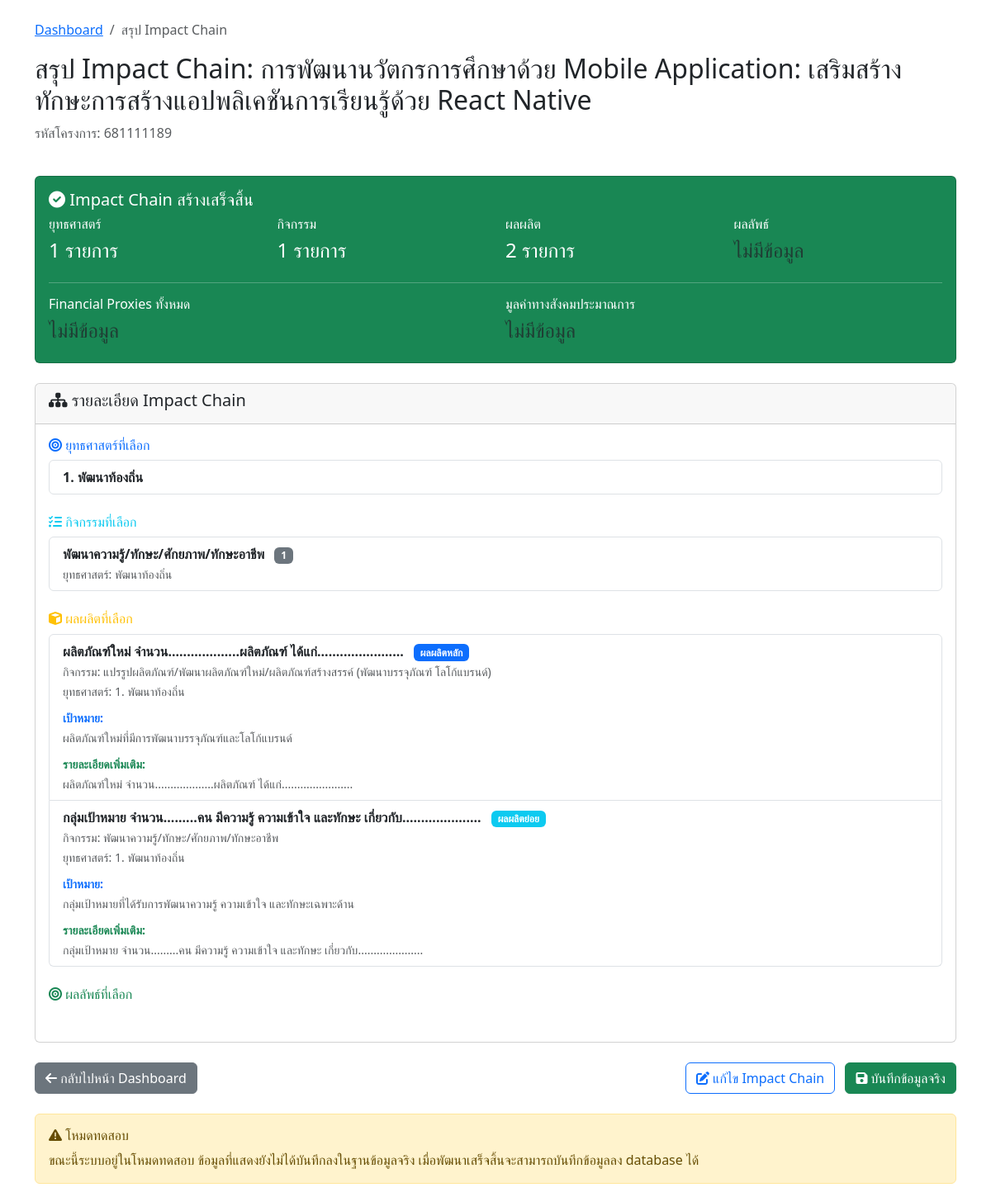
Page /impact-chain/summary.php?project_id=10 (signed in) on the committed database.
### tables this page shows
CREATE TABLE `projects` (
  `id` int(11) NOT NULL,
  `project_code` varchar(50) NOT NULL COMMENT 'รหัสโครงการ',
  `name` varchar(500) NOT NULL COMMENT 'ชื่อโครงการ',
  `description` text DEFAULT NULL COMMENT 'รายละเอียดโครงการ',
  `area` text DEFAULT NULL,
  `activities` text DEFAULT NULL,
  `target_group` text DEFAULT NULL,
  `objective` text DEFAULT NULL COMMENT 'วัตถุประสงค์โครงการ',
  `start_date` date DEFAULT NULL COMMENT 'วันที่เริ่มโครงการ',
  `end_date` date DEFAULT NULL COMMENT 'วันที่สิ้นสุดโครงการ',
  `budget` decimal(15,2) DEFAULT NULL COMMENT 'งบประมาณ',
  `organization` varchar(300) DEFAULT NULL COMMENT 'หน่วยงาน/องค์กร',
  `project_manager` varchar(200) DEFAULT NULL COMMENT 'ผู้จัดการโครงการ',
  `status` enum('incompleted','completed') DEFAULT 'incompleted' COMMENT 'สถานะโครงการ',
  `created_by` varchar(100) DEFAULT NULL COMMENT 'ผู้สร้าง',
  `created_at` timestamp NOT NULL DEFAULT current_timestamp(),
  `updated_at` timestamp NOT NULL DEFAULT current_timestamp() ON UPDATE current_timestamp(),
  `impact_chain_status` longtext DEFAULT NULL CHECK (json_valid(`impact_chain_status`)),
  `total_impact_chains` int(11) DEFAULT 0 COMMENT 'จำนวน Impact Chain ทั้งหมด',
  `current_chain_id` int(11) DEFAULT NULL COMMENT 'Impact Chain ที่กำลังทำอยู่'
);

CREATE TABLE `project_strategies` (
  `id` int(11) NOT NULL,
  `project_id` int(11) NOT NULL COMMENT 'รหัสโครงการ',
  `strategy_id` int(11) NOT NULL COMMENT 'รหัสยุทธศาสตร์',
  `created_by` varchar(100) DEFAULT NULL COMMENT 'ผู้สร้าง',
  `created_at` timestamp NOT NULL DEFAULT current_timestamp(),
  `updated_at` timestamp NOT NULL DEFAULT current_timestamp() ON UPDATE current_timestamp()
);

CREATE TABLE `strategies` (
  `strategy_id` int(11) NOT NULL,
  `strategy_code` varchar(50) NOT NULL,
  `strategy_name` varchar(255) NOT NULL,
  `description` text DEFAULT NULL,
  `created_at` timestamp NOT NULL DEFAULT current_timestamp()
);

CREATE TABLE `project_outputs` (
  `id` int(11) NOT NULL,
  `project_id` int(11) NOT NULL COMMENT 'รหัสโครงการ',
  `output_id` int(11) NOT NULL COMMENT 'รหัสผลผลิต',
  `chain_sequence` int(11) DEFAULT 1,
  `output_details` text NOT NULL COMMENT 'รายละเอียดเพิ่มเติมของผลผลิต',
  `created_by` varchar(100) DEFAULT NULL COMMENT 'ผู้สร้าง',
  `created_at` timestamp NOT NULL DEFAULT current_timestamp(),
  `updated_at` timestamp NOT NULL DEFAULT current_timestamp() ON UPDATE current_timestamp()
);

CREATE TABLE `outputs` (
  `output_id` int(11) NOT NULL,
  `activity_id` int(11) NOT NULL,
  `output_sequence` varchar(10) DEFAULT NULL,
  `output_description` text NOT NULL,
  `target_details` text DEFAULT NULL
);

CREATE TABLE `activities` (
  `activity_id` int(11) NOT NULL,
  `strategy_id` int(11) NOT NULL,
  `activity_code` varchar(20) NOT NULL,
  `activity_name` varchar(500) NOT NULL,
  `activity_description` text DEFAULT NULL
);

### impact-chain/summary.php (the view, shortened to what this page needs)
<?php
require_once '../config.php';
$project_id = isset($_GET['project_id']) ? (int)$_GET['project_id'] : 0;
$user_id = $_SESSION['user_id'];
$check_query = "SELECT * FROM projects WHERE id = ? AND created_by = ?";
$check_stmt = mysqli_prepare($conn, $check_query);
mysqli_stmt_bind_param($check_stmt, 'ii', $project_id, $user_id);
mysqli_stmt_execute($check_stmt);
$project_result = mysqli_stmt_get_result($check_stmt);
$project = mysqli_fetch_assoc($project_result);
$selected_strategies = [];
$selected_activity = null;
$selected_outputs = [];
$strategy_query = "SELECT ps.strategy_id, s.strategy_name
                   FROM project_strategies ps
                   JOIN strategies s ON ps.strategy_id = s.strategy_id
                   WHERE ps.project_id = ?";
$strategy_stmt = mysqli_prepare($conn, $strategy_query);
mysqli_stmt_bind_param($strategy_stmt, 'i', $project_id);
mysqli_stmt_execute($strategy_stmt);
$strategy_result = mysqli_stmt_get_result($strategy_stmt);
while ($strategy = mysqli_fetch_assoc($strategy_result)) {
    $selected_strategies[] = $strategy;
}
$activity_query = "SELECT pa.activity_id, a.activity_name, a.activity_code, a.activity_description, s.strategy_name
                   FROM project_activities pa
                   JOIN activities a ON pa.activity_id = a.activity_id
                   JOIN strategies s ON a.strategy_id = s.strategy_id
                   WHERE pa.project_id = ?";
$activity_stmt = mysqli_prepare($conn, $activity_query);
mysqli_stmt_bind_param($activity_stmt, 'i', $project_id);
mysqli_stmt_execute($activity_stmt);
$activity_result = mysqli_stmt_get_result($activity_stmt);
if (mysqli_num_rows($activity_result) > 0) {
    $selected_activity = mysqli_fetch_assoc($activity_result);
}
$output_query = "SELECT po.output_id, po.output_details, o.output_description, o.target_details, o.output_sequence, a.activity_name, s.strategy_name, s.strategy_id
                 FROM project_outputs po
                 JOIN outputs o ON po.output_id = o.output_id
                 JOIN activities a ON o.activity_id = a.activity_id
                 JOIN strategies s ON a.strategy_id = s.strategy_id
                 WHERE po.project_id = ?
                 ORDER BY o.output_sequence ASC, o.output_id ASC";
$output_stmt = mysqli_prepare($conn, $output_query);
mysqli_stmt_bind_param($output_stmt, 'i', $project_id);
mysqli_stmt_execute($output_stmt);
$output_result = mysqli_stmt_get_result($output_stmt);
while ($output = mysqli_fetch_assoc($output_result)) {
    $selected_outputs[] = $output;
}
?>
<!DOCTYPE html>
<html lang="th">
<head>
    <link href="https://cdn.jsdelivr.net/npm/bootstrap@5.3.0/dist/css/bootstrap.min.css" rel="stylesheet">
    <link href="https://cdnjs.cloudflare.com/ajax/libs/font-awesome/6.0.0/css/all.min.css" rel="stylesheet">
</head>
<body>
    <div class="container mt-4">
        <div class="row mb-4">
            <div class="col-12">
                <nav aria-label="breadcrumb">
                    <ol class="breadcrumb">
                        <li class="breadcrumb-item"><a href="../dashboard.php">Dashboard</a></li>
                        <li class="breadcrumb-item active">สรุป Impact Chain</li>
                    </ol>
                </nav>
                <h2>สรุป Impact Chain: <?php echo htmlspecialchars($project['name']); ?></h2>
                <p class="text-muted">รหัสโครงการ: <?php echo htmlspecialchars($project['project_code']); ?></p>
            </div>
        </div>
        <div class="row mb-4">
            <div class="col-12">
                <div class="card bg-success text-white">
                    <div class="card-body">
                        <h5 class="card-title"><i class="fas fa-check-circle"></i> Impact Chain สร้างเสร็จสิ้น</h5>
                        <div class="row">
                            <div class="col-md-3">
                                <h6>ยุทธศาสตร์</h6>
                                <h4><?php echo count($selected_strategies); ?> รายการ</h4>
                            </div>
                            <div class="col-md-3">
                                <h6>กิจกรรม</h6>
                                <h4><?php echo $selected_activity ? '1' : '0'; ?> รายการ</h4>
                            </div>
                            <div class="col-md-3">
                                <h6>ผลผลิต</h6>
                                <h4><?php echo count($selected_outputs); ?> รายการ</h4>
                            </div>
                            <div class="col-md-3">
                                <h6>ผลลัพธ์</h6>
                                <h4><span class="text-muted">ไม่มีข้อมูล</span></h4>
                            </div>
                        </div>
                        <hr>
                        <div class="row">
                            <div class="col-md-6">
                                <h6>Financial Proxies ทั้งหมด</h6>
                                <h4><span class="text-muted">ไม่มีข้อมูล</span></h4>
                            </div>
                            <div class="col-md-6">
                                <h6>มูลค่าทางสังคมประมาณการ</h6>
                                <h4><span class="text-muted">ไม่มีข้อมูล</span></h4>
                            </div>
                        </div>
                    </div>
                </div>
            </div>
        </div>
        <div class="row">
            <div class="col-12">
                <div class="card">
                    <div class="card-header">
                        <h5><i class="fas fa-sitemap"></i> รายละเอียด Impact Chain</h5>
                    </div>
                    <div class="card-body">
                        <div class="mb-4">
                            <h6 class="text-primary"><i class="fas fa-bullseye"></i> ยุทธศาสตร์ที่เลือก</h6>
                            <ul class="list-group">
                                <?php foreach ($selected_strategies as $strategy): ?>
                                    <li class="list-group-item">
                                        <strong><?php echo $strategy['strategy_id']; ?>. <?php echo htmlspecialchars($strategy['strategy_name']); ?></strong>
                                    </li>
                                <?php endforeach; ?>
                            </ul>
                        </div>
                        <div class="mb-4">
                            <h6 class="text-info"><i class="fas fa-tasks"></i> กิจกรรมที่เลือก</h6>
                            <?php if ($selected_activity): ?>
                                <ul class="list-group">
                                    <li class="list-group-item">
                                        <strong><?php echo htmlspecialchars($selected_activity['activity_name']); ?></strong>
                                        <span class="badge bg-secondary ms-2"><?php echo htmlspecialchars($selected_activity['activity_code']); ?></span>
                                        <br><small class="text-muted">ยุทธศาสตร์: <?php echo htmlspecialchars($selected_activity['strategy_name']); ?></small>
                                    </li>
                                </ul>
                            <?php else: ?>
                                <div class="alert alert-info">ยังไม่ได้เลือกกิจกรรม</div>
                            <?php endif; ?>
                        </div>
                        <div class="mb-4">
                            <h6 class="text-warning"><i class="fas fa-cube"></i> ผลผลิตที่เลือก</h6>
                            <?php if (!empty($selected_outputs)): ?>
                                <ul class="list-group">
                                    <?php foreach ($selected_outputs as $output): ?>
                                        <li class="list-group-item">
                                            <div class="d-flex justify-content-between align-items-start">
                                                <div class="flex-grow-1">
                                                    <strong><?php echo htmlspecialchars($output['output_description']); ?></strong>
                                                    <?php if ($output['output_sequence'] == 1): ?>
                                                        <span class="badge bg-primary ms-2">ผลผลิตหลัก</span>
                                                    <?php else: ?>
                                                        <span class="badge bg-info ms-2">ผลผลิตย่อย</span>
                                                    <?php endif; ?>
                                                    <br><small class="text-muted">กิจกรรม: <?php echo htmlspecialchars($output['activity_name']); ?></small>
                                                    <br><small class="text-muted">ยุทธศาสตร์: <?php echo $output['strategy_id']; ?>. <?php echo htmlspecialchars($output['strategy_name']); ?></small>
                                                    <?php if (!empty($output['target_details'])): ?>
                                                        <div class="mt-2">
                                                            <small class="text-primary"><strong>เป้าหมาย:</strong></small>
                                                            <br><small class="text-muted"><?php echo nl2br(htmlspecialchars($output['target_details'])); ?></small>
                                                        </div>
                                                    <?php endif; ?>
                                                    <?php if (!empty($output['output_details'])): ?>
                                                        <div class="mt-2">
                                                            <small class="text-success"><strong>รายละเอียดเพิ่มเติม:</strong></small>
                                                            <br><small class="text-muted"><?php echo nl2br(htmlspecialchars($output['output_details'])); ?></small>
                                                        </div>
                                                    <?php endif; ?>
                                                </div>
                                            </div>
                                        </li>
                                    <?php endforeach; ?>
                                </ul>
                            <?php else: ?>
                                <div class="alert alert-info">ยังไม่ได้เลือกผลผลิต</div>
                            <?php endif; ?>
                        </div>
                        <div class="mb-4">
                            <h6 class="text-success"><i class="fas fa-bullseye"></i> ผลลัพธ์ที่เลือก</h6>
                        </div>
                    </div>
                </div>
            </div>
        </div>
        <div class="row mt-4">
            <div class="col-12">
                <div class="d-flex justify-content-between">
                    <a href="../dashboard.php" class="btn btn-secondary">
                        <i class="fas fa-arrow-left"></i> กลับไปหน้า Dashboard
                    </a>
                    <div>
                        <a href="step1-strategy.php?project_id=<?php echo $project_id; ?>" class="btn btn-outline-primary me-2">
                            <i class="fas fa-edit"></i> แก้ไข Impact Chain
                        </a>
                        <button class="btn btn-success" onclick="alert('ฟีเจอร์บันทึกข้อมูลจริงจะพัฒนาต่อไป')">
                            <i class="fas fa-save"></i> บันทึกข้อมูลจริง
                        </button>
                    </div>
                </div>
            </div>
        </div>
        <div class="row mt-4">
            <div class="col-12">
                <div class="alert alert-warning">
                    <h6><i class="fas fa-exclamation-triangle"></i> โหมดทดสอบ</h6>
                    <p class="mb-0">ขณะนี้ระบบอยู่ในโหมดทดสอบ ข้อมูลที่แสดงยังไม่ได้บันทึกลงในฐานข้อมูลจริง
                        เมื่อพัฒนาเสร็จสิ้นจะสามารถบันทึกข้อมูลลง database ได้</p>
                </div>
            </div>
        </div>
    </div>
</body>
</html>

### rows in the picture
projects: name "การพัฒนานวัตกรการศึกษาด้วย Mobile Application: เสริมสร้างทักษะการสร้างแอปพลิเคชันการเรียนรู้ด้วย React Native", project_code "681111189"
project_strategies: strategy "1", strategy.strategy_name "พัฒนาท้องถิ่น"
project_outputs: output.output_description "ผลิตภัณฑ์ใหม่ จำนวน...................ผลิตภัณฑ์ ได้แก่.......................", shows "ผลผลิตหลัก", activities.activity_name "แปรรูปผลิตภัณฑ์/พัฒนาผลิตภัณฑ์ใหม่/ผลิตภัณฑ์สร้างสรรค์ (พัฒนาบรรจุภัณฑ์ โลโก้แบรนด์)", strategies.strategy_id "1", strategies.strategy_name "พัฒนาท้องถิ่น", output.target_details "ผลิตภัณฑ์ใหม่ที่มีการพัฒนาบรรจุภัณฑ์และโลโก้แบรนด์", output_details "ผลิตภัณฑ์ใหม่ จำนวน...................ผลิตภัณฑ์ ได้แก่......................."
project_outputs: output.output_description "กลุ่มเป้าหมาย จำนวน.........คน มีความรู้ ความเข้าใจ และทักษะ เกี่ยวกับ.....................", shows "ผลผลิตย่อย", activities.activity_name "พัฒนาความรู้/ทักษะ/ศักยภาพ/ทักษะอาชีพ", strategies.strategy_id "1", strategies.strategy_name "พัฒนาท้องถิ่น", output.target_details "กลุ่มเป้าหมายที่ได้รับการพัฒนาความรู้ ความเข้าใจ และทักษะเฉพาะด้าน", output_details "กลุ่มเป้าหมาย จำนวน.........คน มีความรู้ ความเข้าใจ และทักษะ เกี่ยวกับ....................."

### other values in the picture
count($selected_strategies) "1"
count($selected_outputs) "2"
$selected_activity['activity_name'] "พัฒนาความรู้/ทักษะ/ศักยภาพ/ทักษะอาชีพ"
$selected_activity['activity_code'] "1"
$selected_activity['strategy_name'] "พัฒนาท้องถิ่น"
